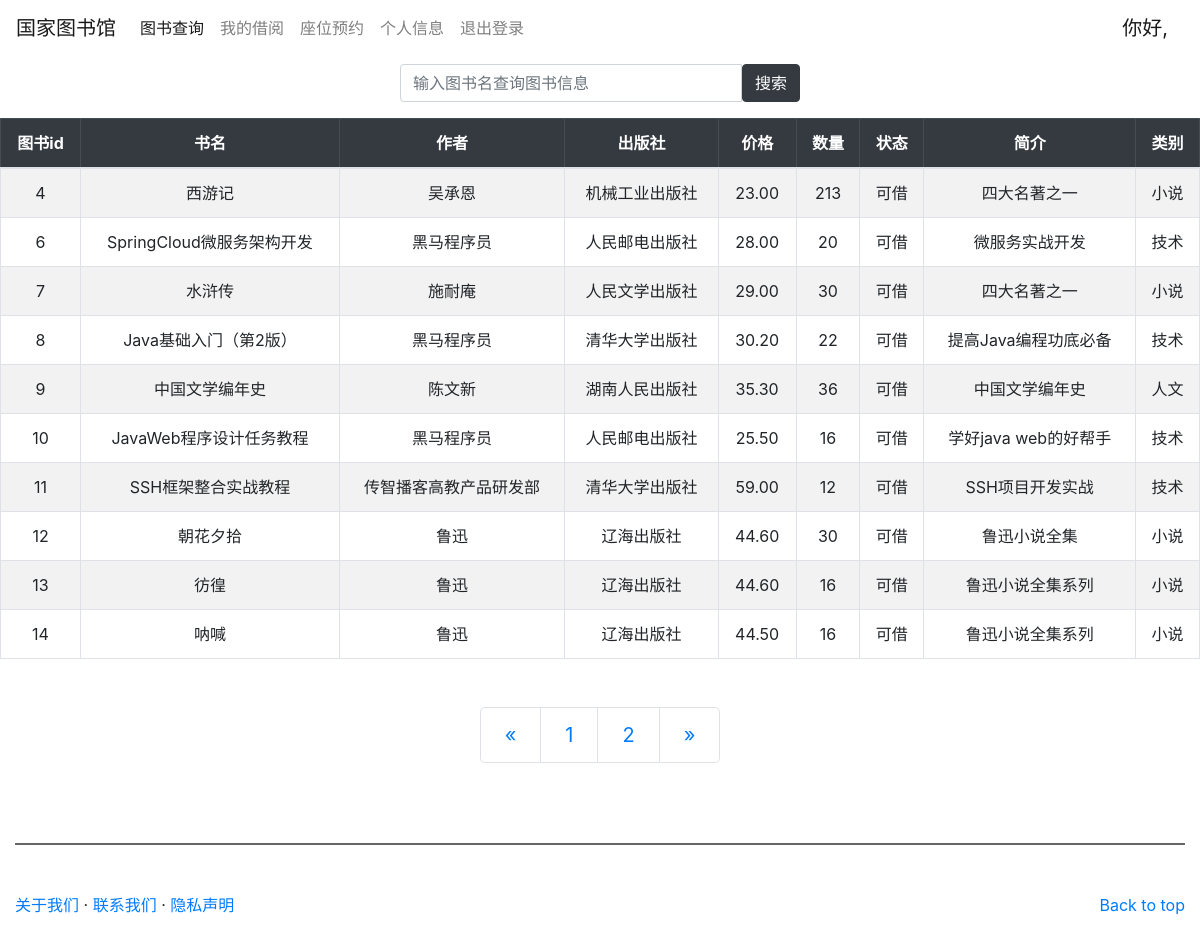
Screenshot of /User/user_index.php with the database file from the repository.
### tables this page shows
CREATE TABLE `book` (
  `id` int(11) NOT NULL AUTO_INCREMENT,
  `book_name` varchar(255) DEFAULT NULL,
  `type_id` int(11) DEFAULT NULL,
  `author` varchar(255) DEFAULT NULL,
  `publish` varchar(255) DEFAULT NULL,
  `price` double(10,2) DEFAULT NULL,
  `number` int(11) DEFAULT NULL,
  `status` int(11) DEFAULT '1' COMMENT '状态 1上架0下架',
  `remark` varchar(255) DEFAULT NULL,
  `floor` varchar(20) DEFAULT NULL,
  PRIMARY KEY (`id`) USING BTREE
);

CREATE TABLE `book_type` (
  `id` int(11) NOT NULL AUTO_INCREMENT,
  `type_name` varchar(255) DEFAULT NULL,
  `remark` varchar(255) DEFAULT NULL,
  PRIMARY KEY (`id`) USING BTREE
);

### tools.php (called while the page is built, shortened)
<?php
function ftname($id,$conn){
	$sql = "select type_name from book_type where id = '$id'";
	$result = mysqli_query($conn,$sql);
	$row = mysqli_fetch_row($result);
	return $row[0];
}

### User/user_index.php (the view, shortened to what this page needs)
<!DOCTYPE html>
<html lang="zh">
<head>
	<link rel="stylesheet" type="text/css" href="../css/bootstrap.min.css"/>
</head>
<body>
	<nav class="navbar navbar-expand-sm navbar-light">
		<a href="#" class="navbar-brand">国家图书馆</a>
		<div class="navbar-collapse collapse" id="nb">
			<ul class="navbar-nav">
				<li class="nav-item"><a href="#" class="nav-link active">图书查询</a></li>
				<li class="nav-item"><a href="user_jieshumsg.php" class="nav-link">我的借阅</a></li>
				<li class="nav-item"><a href="user_seat.php" class="nav-link">座位预约</a></li>
				<li class="nav-item"><a href="user_introduce.php" class="nav-link">个人信息</a></li>
				<li class="nav-item"><a href="../index.php" class="nav-link">退出登录</a></li>
			</ul>
		</div>
		<span class="navbar-brand">你好,
		?></span>
	</nav>
	<form class="input-group mt-2 mb-3" method="post" action="" style="width: 400px; margin: 0 auto;">
		<input type="text" id="id" class="form-control input-group-lg " name="content" placeholder="输入图书名查询图书信息"/>
		<button type="submit" class="btn btn-dark">搜索</button>
	</form>
	<table class="table table-hover table-bordered table-striped container-fluid" >
		<thead class="table-dark" align="center">
			<th>图书id</th>
			<th>书名</th>
			<th>作者</th>
			<th>出版社</th>
			<th>价格</th>
			<th>数量</th>
			<th>状态</th>
			<th>简介</th>
			<th>类别</th>
		</thead>
		<tbody class="" align="center">
			<?php
			include("../conn/conn.php");
			include("../tools.php");
			if(!empty($_POST["content"])){
				$content = $_POST["content"];
				$sql = "select * from book INNER JOIN book_type bt ON book.type_id  =bt.id where book.book_name like '%".$content."%' or book.author like '%".$content."%';";
			}else{
				$sql = "select * from book INNER JOIN book_type bt ON book.type_id  =bt.id;";
			}
			$result = mysqli_query($conn,$sql);
			$number = mysqli_num_rows($result);
			if($number>0){
				if(empty($_GET['p'])){
					$p=0;
				}else{
					$p=$_GET['p'];
				}
				$endl=$p+10;
				for($i=0;$i<$endl;$i++){
					$row = mysqli_fetch_array($result);
					if($i>=$p){
						echo "<tr>";
						echo "<td>$row[0]</td><td>$row[1]</td><td>$row[3]</td><td>$row[4]</td><td>$row[5]</td><td>$row[6]</td><td>".($row[7]==1?'可借':'不可借')."</td><td>$row[8]</td><td>".(ftname($row[10],$conn))." </td>";
						echo "</tr>";
					}
				}
			}
			else{
				echo '<h1 class="text-info">没有书籍信息</h1>';
			}
			?>
		</tbody>
	</table>
	<ul class="pagination pagination-lg justify-content-center mt-5" style="width: 40px 0;">
		<li class="page-item"><a href="user_index.php ? p=0" class="page-link">&laquo;</a></li>
		<?php
			$cnt=-1;
			for($i=$number;$i!=0;$i-=10){
				if($i<0) {
					break;
				}
				else {
					$cnt+=1;
					echo "<li class='page-item'><a href='user_index.php ? p=".($cnt*10)."' class='page-link'>".($cnt+1)."</a></li>";
				}
			}
			echo "<li class=\"page-item\"><a href='user_index.php ? p=".($cnt*10)."' class=\"page-link\">&raquo;</a></li>";
		?>
	</ul>
	<?php
	include("../footer.php");
	?>
</body>
</html>

### rows the page displays
book: id "4", book_name "西游记", author "吴承恩", publish "机械工业出版社", price "23.00", number "213", status "可借", remark "四大名著之一", book_type.id+type_name "小说"
book: id "6", book_name "SpringCloud微服务架构开发", author "黑马程序员", publish "人民邮电出版社", price "28.00", number "20", status "可借", remark "微服务实战开发", book_type.id+type_name "技术"
book: id "7", book_name "水浒传", author "施耐庵", publish "人民文学出版社", price "29.00", number "30", status "可借", remark "四大名著之一", book_type.id+type_name "小说"
book: id "8", book_name "Java基础入门（第2版）", author "黑马程序员", publish "清华大学出版社", price "30.20", number "22", status "可借", remark "提高Java编程功底必备", book_type.id+type_name "技术"
book: id "9", book_name "中国文学编年史", author "陈文新", publish "湖南人民出版社", price "35.30", number "36", status "可借", remark "中国文学编年史", book_type.id+type_name "人文"
book: id "10", book_name "JavaWeb程序设计任务教程", author "黑马程序员", publish "人民邮电出版社", price "25.50", number "16", status "可借", remark "学好java web的好帮手", book_type.id+type_name "技术"
book: id "11", book_name "SSH框架整合实战教程", author "传智播客高教产品研发部", publish "清华大学出版社", price "59.00", number "12", status "可借", remark "SSH项目开发实战", book_type.id+type_name "技术"
book: id "12", book_name "朝花夕拾", author "鲁迅", publish "辽海出版社", price "44.60", number "30", status "可借", remark "鲁迅小说全集", book_type.id+type_name "小说"
book: id "13", book_name "彷徨", author "鲁迅", publish "辽海出版社", price "44.60", number "16", status "可借", remark "鲁迅小说全集系列", book_type.id+type_name "小说"
book: id "14", book_name "呐喊", author "鲁迅", publish "辽海出版社", price "44.50", number "16", status "可借", remark "鲁迅小说全集系列", book_type.id+type_name "小说"
